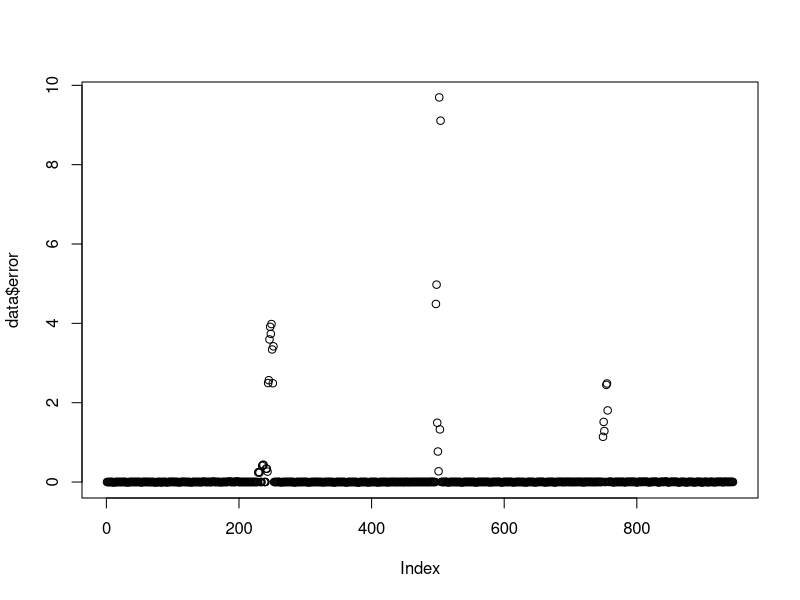
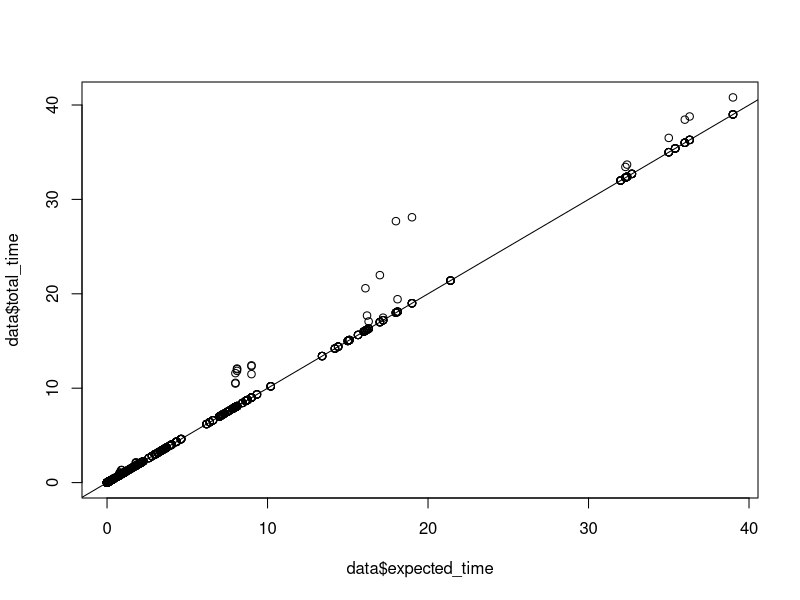

These figures' R source, in order:
expand_data_frame <- function(data) {
  names(data) <- c("num_requests", "response_size", "database_latency", "bandwidth", "interval_between_requests",
                   "java_num_nodes", "java_bandwidth_latency", "total_time")
  NODE_SIZE <- 61.94
  MB <- bitwShiftL(1, 20)
  data$total_time <- data$total_time / 1e9
  data$expected_time <- data$num_requests * (data$database_latency / 1000 + data$response_size * 8 / data$bandwidth) +
    (data$num_requests - 1) * data$interval_between_requests / 1000
  data$bandwidth_latency <- NODE_SIZE / (data$bandwidth / 8 * MB) * 1000 # ms
  data$num_nodes <- data$response_size * MB / NODE_SIZE
  data$error <- data$total_time - data$expected_time
  data
}

#data <- read.csv("results_ratio.csv", header = FALSE)
data <- read.csv("results.csv", header = FALSE)
data <- expand_data_frame(data)

max(abs(data$java_num_nodes - data$num_nodes))
#max(abs(data$java_bandwidth_latency - data$bandwidth_latency))

summary(data$error)
plot(data$error)
plot(data$expected_time, data$total_time)
abline(0, 1)
